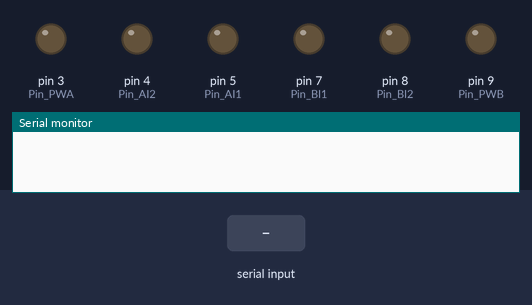
This sketch was run on a simulated Arduino Uno, built with avr-gcc and run on an emulated ATmega328P. Parts: output pins drawn as LEDs (lit = HIGH), the last lines printed to the serial monitor. Inputs (shaded band) come from the test bench.

Above: at 1.2 s.
1.3 s: "F" received over Serial
At 1.9 s:
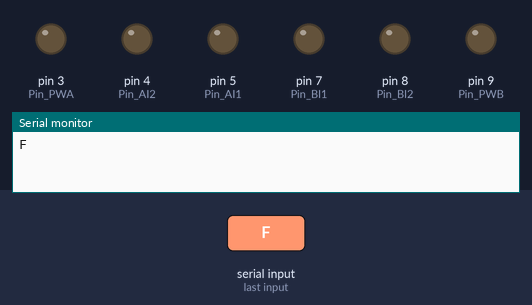
2.9 s: "B" received over Serial
At 4.2 s:
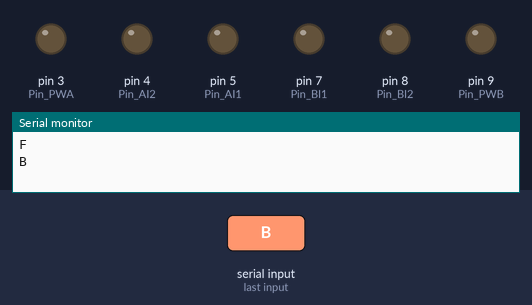
4.5 s: "L" received over Serial
At 5.5 s:
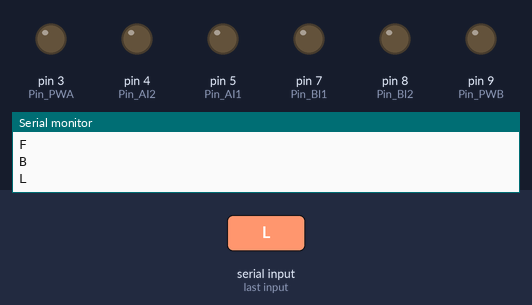
6.1 s: "R" received over Serial
At 6.7 s:
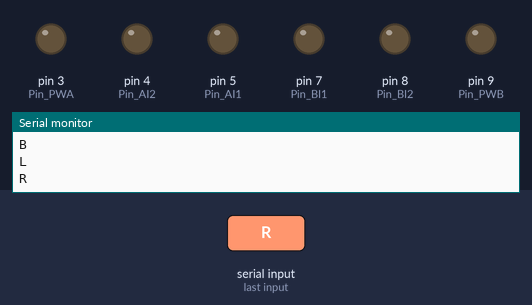
7.7 s: "G" received over Serial
At 9.0 s:
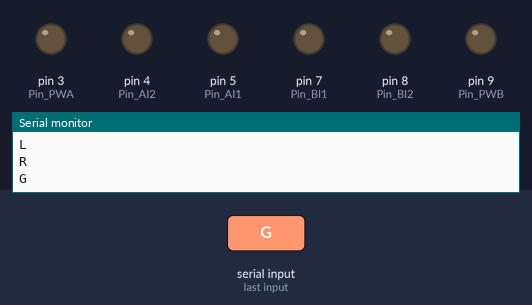
9.3 s: "H" received over Serial
At 10.4 s:
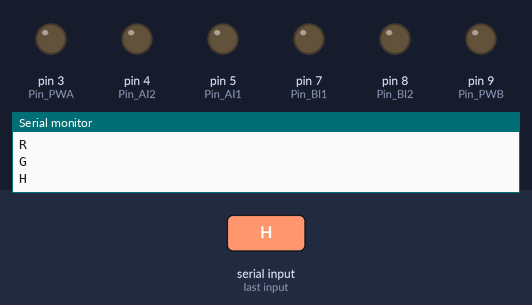
Timing chart, 0 to 11.9 s (numbered marks = the images above; inputs shaded):
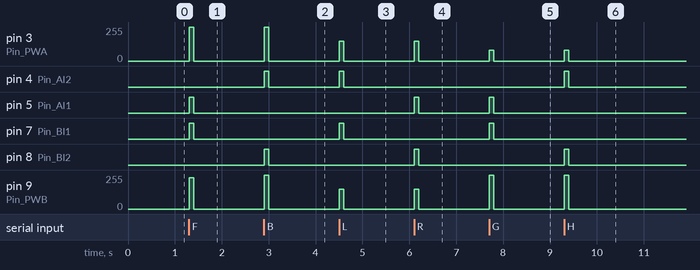

The sketch:

ATANI_RC.ino
```cpp
    //MOTOR A
int Pin_AI1 = 5;
int Pin_AI2 = 4;
int Pin_PWA = 3;  //A PWM
  //MOTOR B
int Pin_BI1 = 7;
int Pin_BI2 = 8;
int Pin_PWB = 9;  //B PWM

unsigned long time = 0;

int sp1; // PWM for Motor A
int sp2; // PWM for Motor B

void setup() {
  Serial.begin(9600);
  pinMode(Pin_AI1, OUTPUT);
  pinMode(Pin_AI2, OUTPUT);
  pinMode(Pin_PWA, OUTPUT);

  pinMode(Pin_BI1, OUTPUT);
  pinMode(Pin_BI2, OUTPUT);
  pinMode(Pin_PWB, OUTPUT);
}

void loop() {
  if (Serial.available()) {
    char data = Serial.read();
    Serial.println(data);
    time = millis();

              //Setting PWM values
    switch (data) {
      case 'F':       //FOWARD
        sp1 = 255;
        sp2 = 235;
        Forward(sp1, sp2);
        break;
      case 'B':         //BACKWARD
        sp1 = 255;
        sp2 = 255;
        Backward(sp1, sp2);
        break;
      case 'L':       //TURN LEFT
        sp1 = 150;
        sp2 = 150;
        Right(sp1, sp2);
        break;
      case 'R':     //TURN RIGHT
        sp1 = 150;
        sp2 = 150;
        Left(sp1, sp2);
        break;

                            //ROUND
      case 'G':
        sp1 = 80;
        sp2 = 255;
        F_Left(sp1, sp2);
        break;

      case 'H':
        sp1 = 80;
        sp2 = 255;
        B_Left(sp1, sp2);
        break;

      case 'I':
        sp1 = 255;
        sp2 = 80;
        F_Right(sp1, sp2);
        break;

      case 'J':
        sp1 = 255;
        sp2 = 80;
        B_Right(sp1, sp2);
        break;

      default:
        Stop();
        break;
    }
  }

  if (millis() - time >= 100) { // If 100 ms have passed since the last command
    Stop();
  }
}

void Forward(int speed1, int speed2) {
  digitalWrite(Pin_AI1, HIGH);
  digitalWrite(Pin_AI2, LOW);
  analogWrite(Pin_PWA, speed1);

  digitalWrite(Pin_BI1, HIGH);
  digitalWrite(Pin_BI2, LOW);
  analogWrite(Pin_PWB, speed2);
}

void Backward(int speed1, int speed2) {
  digitalWrite(Pin_AI1, LOW);
  digitalWrite(Pin_AI2, HIGH);
  analogWrite(Pin_PWA, speed1);

  digitalWrite(Pin_BI1, LOW);
  digitalWrite(Pin_BI2, HIGH);
  analogWrite(Pin_PWB, speed2);
}

void Right(int speed1, int speed2) {
  digitalWrite(Pin_AI1, LOW);
  digitalWrite(Pin_AI2, HIGH);
  analogWrite(Pin_PWA, speed1);

  digitalWrite(Pin_BI1, HIGH);
  digitalWrite(Pin_BI2, LOW);
  analogWrite(Pin_PWB, speed2);
}

void Left(int speed1, int speed2) {
  digitalWrite(Pin_AI1, HIGH);
  digitalWrite(Pin_AI2, LOW);
  analogWrite(Pin_PWA, speed1);

  digitalWrite(Pin_BI1, LOW);
  digitalWrite(Pin_BI2, HIGH);
  analogWrite(Pin_PWB, speed2);
}

// GIROS

void F_Left(int speed1, int speed2) {
  digitalWrite(Pin_AI1, HIGH);
  digitalWrite(Pin_AI2, LOW);
  analogWrite(Pin_PWA, speed1);

  digitalWrite(Pin_BI1, HIGH);
  digitalWrite(Pin_BI2, LOW);
  analogWrite(Pin_PWB, speed2);
}

void B_Left(int speed1, int speed2) {
  digitalWrite(Pin_AI1, LOW);
  digitalWrite(Pin_AI2, HIGH);
  analogWrite(Pin_PWA, speed1);

  digitalWrite(Pin_BI1, LOW);
  digitalWrite(Pin_BI2, HIGH);
  analogWrite(Pin_PWB, speed2);
}

void B_Right(int speed1, int speed2) {
  digitalWrite(Pin_AI1, LOW);
  digitalWrite(Pin_AI2, HIGH);
  analogWrite(Pin_PWA, speed1);

  digitalWrite(Pin_BI1, LOW);
  digitalWrite(Pin_BI2, HIGH);
  analogWrite(Pin_PWB, speed2);
}

void F_Right(int speed1, int speed2) {
  digitalWrite(Pin_AI1, HIGH);
  digitalWrite(Pin_AI2, LOW);
  analogWrite(Pin_PWA, speed1);

  digitalWrite(Pin_BI1, HIGH);
  digitalWrite(Pin_BI2, LOW);
  analogWrite(Pin_PWB, speed2);
}

void Stop() {
  digitalWrite(Pin_AI1, LOW);
  digitalWrite(Pin_AI2, LOW);
  analogWrite(Pin_PWA, 0);

  digitalWrite(Pin_BI1, LOW);
  digitalWrite(Pin_BI2, LOW);
  analogWrite(Pin_PWB, 0);
}
```

Measured:
- after the input at 1.3 s, pin 3 (Pin_PWA): 0/255 → 255/255 at once, → 0/255 0.10 s later; pin 5 (Pin_AI1), pin 7 (Pin_BI1): LOW → HIGH at once, → LOW 0.10 s later; pin 9 (Pin_PWB): 0/255 → 235/255 at once, → 0/255 0.10 s later
- after the input at 2.9 s, pin 3 (Pin_PWA), pin 9 (Pin_PWB): 0/255 → 255/255 at once, → 0/255 0.10 s later; pin 4 (Pin_AI2), pin 8 (Pin_BI2): LOW → HIGH at once, → LOW 0.10 s later
- after the input at 4.5 s, pin 3 (Pin_PWA), pin 9 (Pin_PWB): 0/255 → 150/255 at once, → 0/255 0.10 s later; pin 4 (Pin_AI2), pin 7 (Pin_BI1): LOW → HIGH at once, → LOW 0.10 s later
- after the input at 6.1 s, pin 3 (Pin_PWA), pin 9 (Pin_PWB): 0/255 → 150/255 at once, → 0/255 0.10 s later; pin 5 (Pin_AI1), pin 8 (Pin_BI2): LOW → HIGH at once, → LOW 0.10 s later
- after the input at 7.7 s, pin 3 (Pin_PWA): 0/255 → 80/255 at once, → 0/255 0.10 s later; pin 5 (Pin_AI1), pin 7 (Pin_BI1): LOW → HIGH at once, → LOW 0.10 s later; pin 9 (Pin_PWB): 0/255 → 255/255 at once, → 0/255 0.10 s later
- after the input at 9.3 s, pin 3 (Pin_PWA): 0/255 → 80/255 at once, → 0/255 0.10 s later; pin 4 (Pin_AI2), pin 8 (Pin_BI2): LOW → HIGH at once, → LOW 0.10 s later; pin 9 (Pin_PWB): 0/255 → 255/255 at once, → 0/255 0.10 s later
